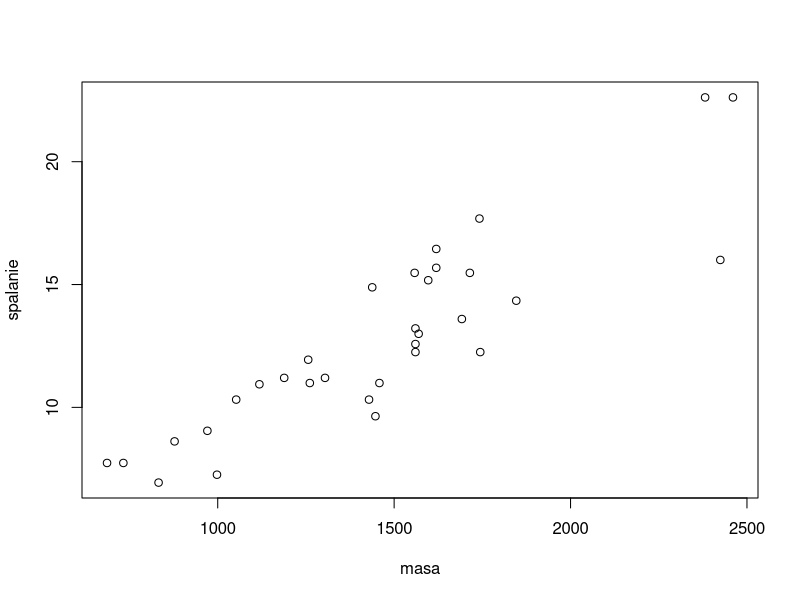
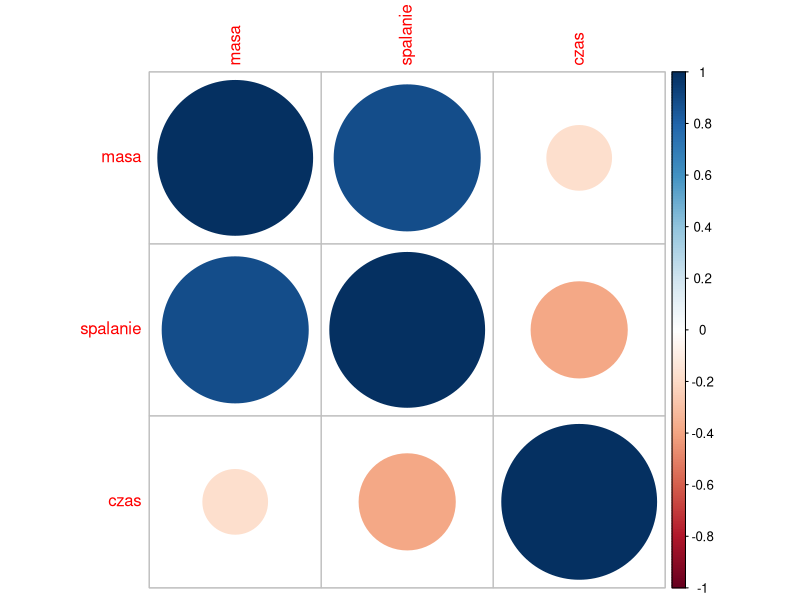
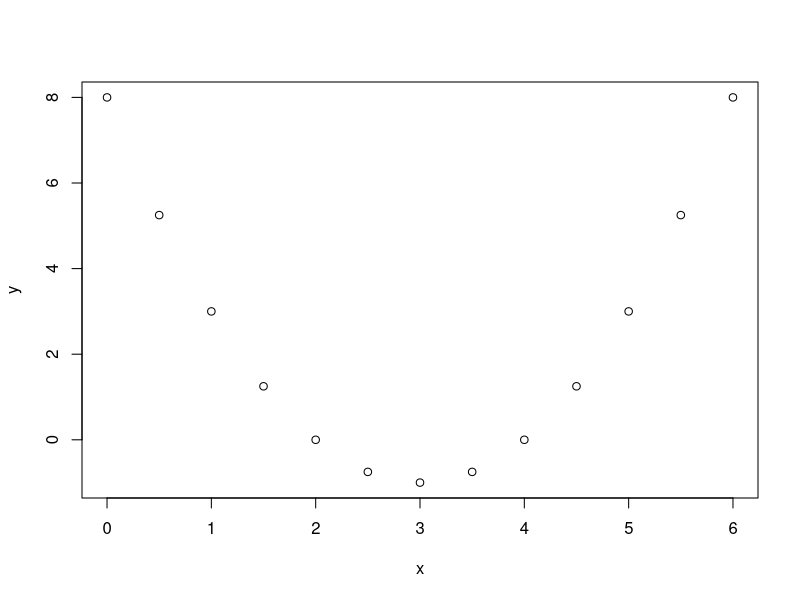
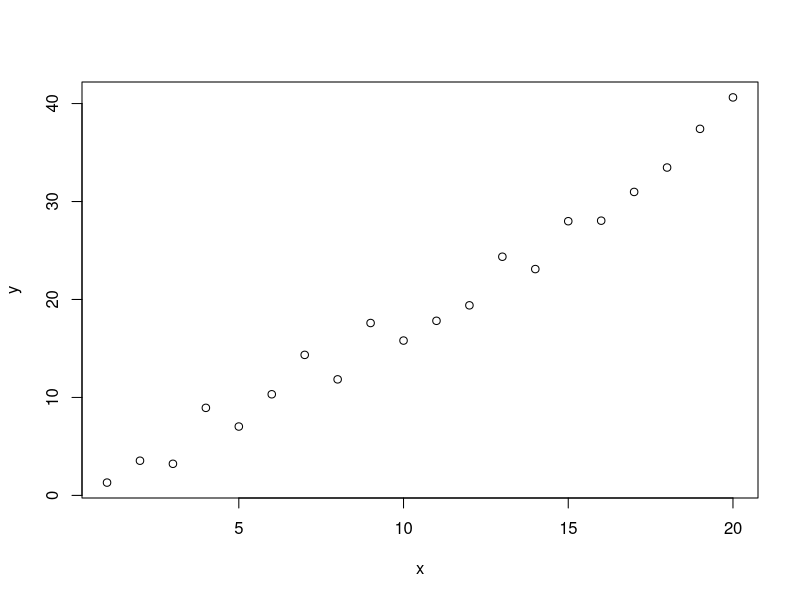
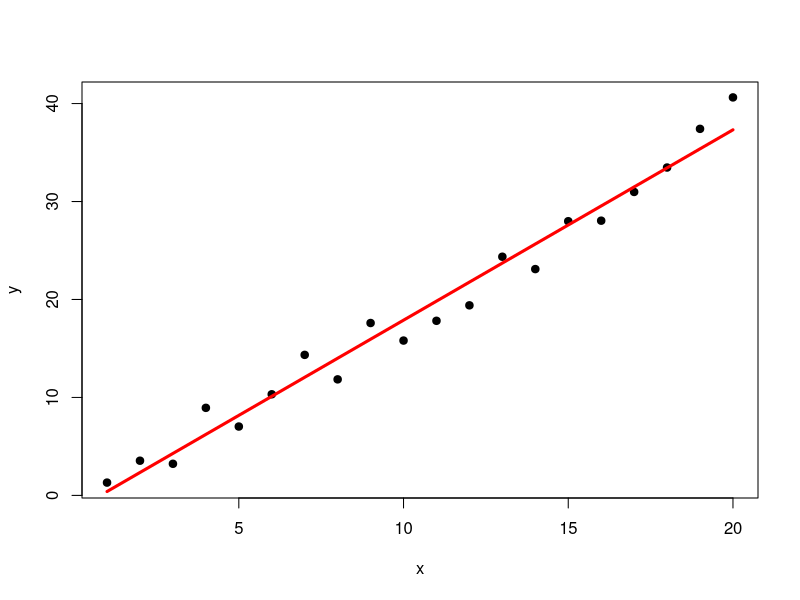
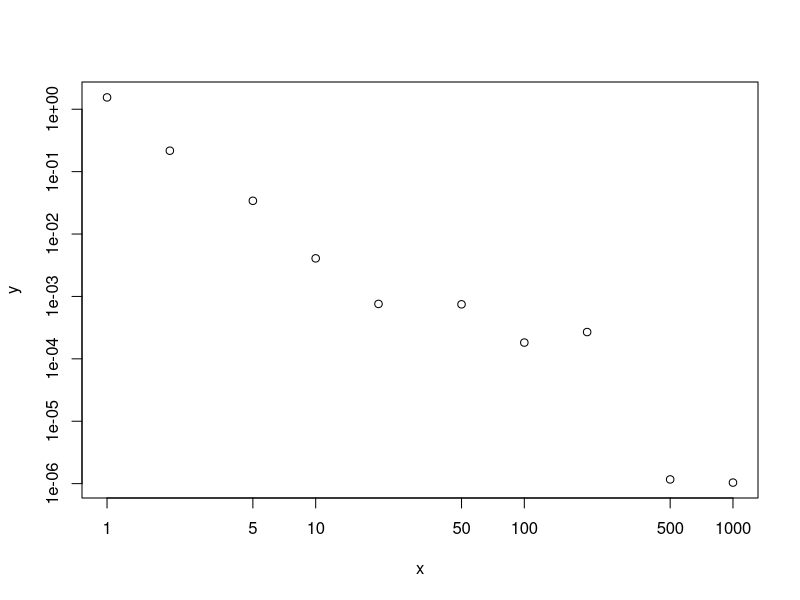
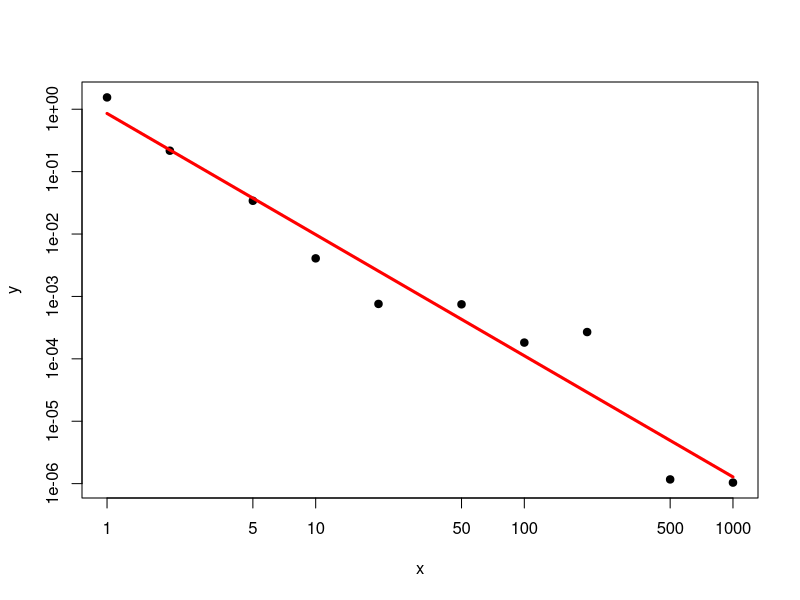
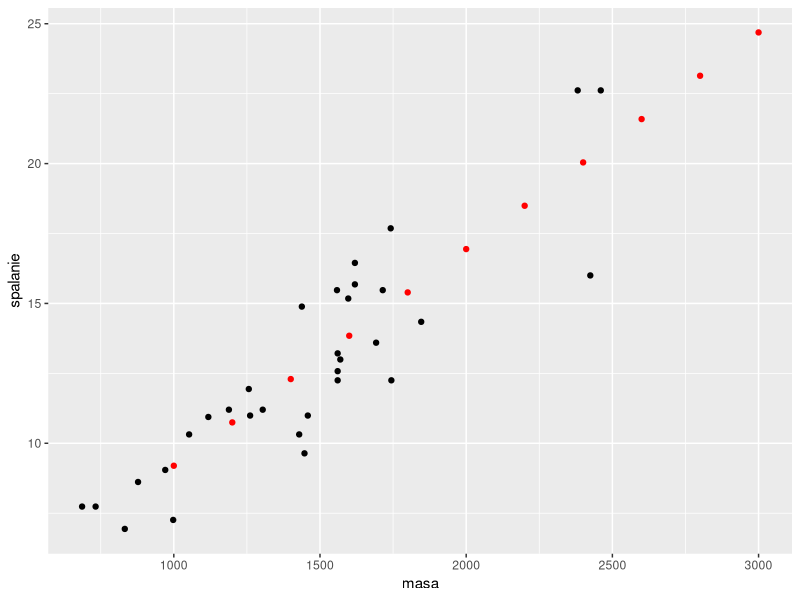

Write the R code that produced these figures, in order.
# LABORATORIUM 7


# Korelacje Pearsona i Spearmana
# Test χ2 Pearsona dla macierzy kontyngencji
# Regresja liniowa
# Wielokrotna regresja liniowa
# Binowanie



### Korelacje Pearsona i Spearmana ###

lb2kg <- 0.4536
gallons2liter <- 3.78541178
miles2km <- 1.609344

masa <- 1000*lb2kg*mtcars$wt # masa pojazdu (w kg)
spalanie <- 100*gallons2liter/(mtcars$mpg*miles2km) # spalanie (w litrach na 100 km)
plot (masa, spalanie)

cor (masa, spalanie)
cor (masa, spalanie, method="spearman")

masa
rank(masa)

spalanie
rank(spalanie)

cor (rank (masa), rank (spalanie))

df <- data.frame (masa = masa, spalanie = spalanie, czas = mtcars$qsec)
cor (df)

library(corrplot)
corrplot (cor(df))

cor.test (masa, spalanie)

x <- seq(0,6,0.5)
y <- x^2-6*x+8
plot(x, y)

cor.test (x,y)



### Test χ2 Pearsona dla macierzy kontyngencji ###

biegi <- factor (mtcars$am, labels = c("automatic","manual"))
cylindry <- factor (mtcars$cyl)
tab <- table (biegi, cylindry)
tab

chisq.test(tab)
tab.exp <- chisq.test(tab)$expected
tab.exp
tab.exp / sum(tab.exp)

tab.biegi <- apply(tab, 1, sum) / sum(tab)
tab.cylindry <- apply(tab, 2, sum) / sum(tab)
tab.biegi %o% tab.cylindry
tab / sum(tab)



### Regresja liniowa ###

x <- 1:20
y <- 2*x-2 + runif(length(x), -3, 3)
plot(x, y)

xy.lm <- lm(y ~ x)
summary(xy.lm)

cor(x,y)^2
xy.lm$coefficients

b <- xy.lm$coefficients[1]
a <- xy.lm$coefficients[2]
plot(x, y, pch=19)
lines(x, a*x+b, col="red", lwd=3)

x <- c(1,2,5,10,20,50,100,200,500,1000)
y <- (x*(1+runif(length(x),-0.9,0.9)))^(-2)
plot(x, y, log="xy")

xy.lm <- lm(log(y) ~ log(x))
summary(xy.lm)

b <- exp(xy.lm$coefficients[1])
a <- xy.lm$coefficients[2]
plot(x, y, pch=19, log="xy")
lines(x, b*x^a, col="red", lwd=3)

# Jeszcze raz przykład ze zbioru mtcars
fit <- lm (spalanie ~ masa, data = df)
new.data <- data.frame (masa = seq(1e3,3e3,200))
new.data$spalanie <- predict (fit, new.data)

library(ggplot2)
ggplot(df, aes(x=masa, y=spalanie)) + geom_point () + geom_point (data=new.data, color="red")



### Wielokrotna regresja liniowa ###

df2 <- data.frame (spalanie=spalanie,
                   masa = masa,
                   cylindry = mtcars$cyl,
                   moc = mtcars$hp)

fit2 <- lm (spalanie ~ masa+cylindry+moc, data = df2)

summary (fit2)

summary (fit)


fit3 <- lm (spalanie ~ moc, data = df2)
summary (fit3)

n  <- 100
x1 <- rnorm (n, 175, 7)
x2 <- rnorm (n, 30, 8)
x3 <- abs (rnorm (n, 60, 30))

y <- x1 + 2*x2 - 3*x3 + 4*x1*x2 - 5*x1*x3 + 6*x2*x3 + 10 + rnorm(n, 0, 0.5)

df3 <- data.frame (x1, x2, x3, y)
y.lm <- lm (y ~ x1*x2*x3, data=df3)
summary(y.lm)


### Binowanie ###

x <- 1:100
y <- x + runif(length(x), -20, 20)


library(fields)
xy.sb <- stats.bin(x, y)
xy.sb

plot (x, y)
points (xy.sb$centers, xy.sb$stats[2,], col="red", pch=19, cex=1.5)


library(dplyr)
library(magrittr)

df4 <- data.frame (x = x, y = y)
df5 <- data.frame (x = xy.sb$centers,
                   y = xy.sb$stats[2,],
                   sd = xy.sb$stats[3,],
                   n = xy.sb$stats[1,])

df5 %<>%
  mutate (std.err = 2*sd/sqrt(n))

xy.lm <- lm(y ~ x, data = df5)

my.lm <- function(x, model) {
  model$coefficients[2]*x+model$coefficients[1]
}

library(ggplot2)

ggplot(df4, aes (x = x, y = y)) +
  geom_point (color = "gray") +
  geom_pointrange(data=df5, aes (x = x, y = y, ymax = y+std.err, ymin = y-std.err), color="red") +
  stat_function(fun = my.lm, args = list (model = xy.lm), color="red")
